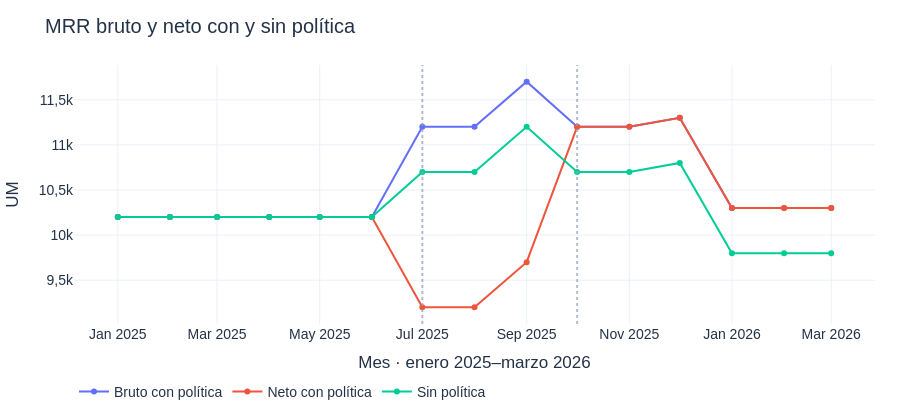

Here is the notebook cell this chart was saved with:
### Markdown cell above
<details><summary>Ver métrica y datos de 3.1</summary>
<p><strong>Qué medimos:</strong> evolución del bruto, descuento y neto. <strong>Métrica:</strong> MRR neto = suma(bruto − descuento). <strong>Datos:</strong> componentes por mes, agregados a cliente y total; mensual.csv.</p>

</details>

### Code cell
cfo_present.figuras_principales(ESCENARIO)['10_evolucion_principal'].show(renderer='plotly_mimetype',config=FIG_CONFIG)
mostrar_conclusion(datos.monthly_conclusion())
mostrar_detalle('Ver valores de la gráfica', datos.monthly[['mes','grupo','bruto','descuentos','neto']].assign(bruto=lambda d:d.bruto/100,descuentos=lambda d:d.descuentos/100,neto=lambda d:d.neto/100))

### Figure 1 — Plotly figure (JSON) as saved in the notebook; plotly's stock layout.template omitted (floating-point values rounded to 4 significant figures)
{"data": [{"mode": "lines+markers", "name": "Bruto con política", "type": "scatter", "x": ["2025-01-01", "2025-02-01", "2025-03-01", "2025-04-01", "2025-05-01", "2025-06-01", "2025-07-01", "2025-08-01", "2025-09-01", "2025-10-01", "2025-11-01", "2025-12-01", "2026-01-01", "2026-02-01", "2026-03-01"], "y": [10200.0, 10200.0, 10200.0, 10200.0, 10200.0, 10200.0, 11200.0, 11200.0, 11700.0, 11200.0, 11200.0, 11300.0, 10300.0, 10300.0, 10300.0]}, {"mode": "lines+markers", "name": "Neto con política", "type": "scatter", "x": ["2025-01-01", "2025-02-01", "2025-03-01", "2025-04-01", "2025-05-01", "2025-06-01", "2025-07-01", "2025-08-01", "2025-09-01", "2025-10-01", "2025-11-01", "2025-12-01", "2026-01-01", "2026-02-01", "2026-03-01"], "y": [10200.0, 10200.0, 10200.0, 10200.0, 10200.0, 10200.0, 9200.0, 9200.0, 9700.0, 11200.0, 11200.0, 11300.0, 10300.0, 10300.0, 10300.0]}, {"mode": "lines+markers", "name": "Sin política", "type": "scatter", "x": ["2025-01-01", "2025-02-01", "2025-03-01", "2025-04-01", "2025-05-01", "2025-06-01", "2025-07-01", "2025-08-01", "2025-09-01", "2025-10-01", "2025-11-01", "2025-12-01", "2026-01-01", "2026-02-01", "2026-03-01"], "y": [10200.0, 10200.0, 10200.0, 10200.0, 10200.0, 10200.0, 10700.0, 10700.0, 11200.0, 10700.0, 10700.0, 10800.0, 9800.0, 9800.0, 9800.0]}], "layout": {"font": {"color": "#243247", "family": "Arial, sans-serif", "size": 14}, "height": 420, "hovermode": "x unified", "legend": {"orientation": "h", "y": -0.2}, "margin": {"b": 60, "l": 65, "r": 25, "t": 65}, "separators": ",.", "shapes": [{"line": {"color": "#94a3b8", "dash": "dot"}, "opacity": 0.7, "type": "line", "x0": "2025-07-01", "x1": "2025-07-01", "xref": "x", "y0": 0, "y1": 1, "yref": "y domain"}, {"line": {"color": "#94a3b8", "dash": "dot"}, "opacity": 0.7, "type": "line", "x0": "2025-10-01", "x1": "2025-10-01", "xref": "x", "y0": 0, "y1": 1, "yref": "y domain"}], "title": {"text": "MRR bruto y neto con y sin política"}, "xaxis": {"title": {"text": "Mes · enero 2025–marzo 2026"}}, "yaxis": {"title": {"text": "UM"}}}}
